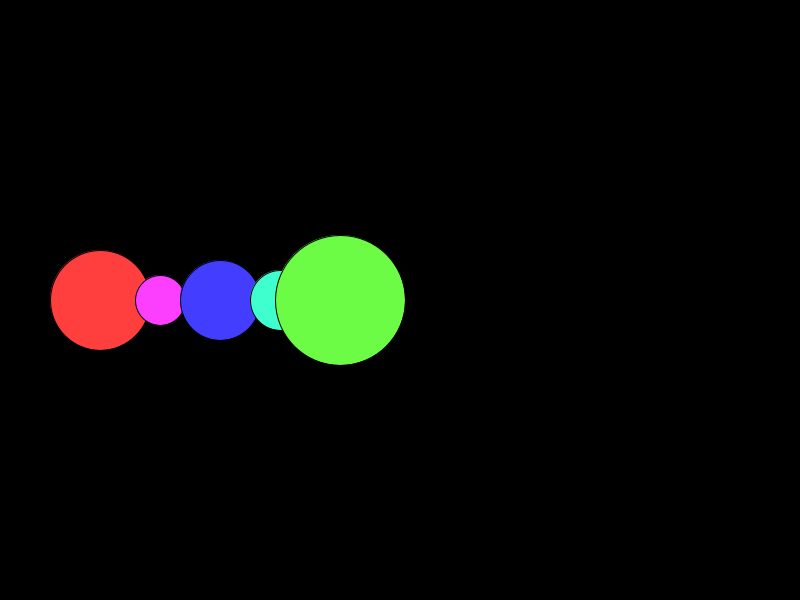
Frame 1 (no input)
Frame 60 (the mouse pressed at the canvas centre just before this capture): identical to frame 1, image omitted
Frame 120 (the mouse held since frame 60 and released just before this capture): identical to frame 1, image omitted

The Processing sketch that drew this single still picture (run headless with seeded random() and noise(); from frame 60 on, the mouse is pressed at the canvas centre):

// Processing sketch: tablicaKolorow
// ── tablicaKolorow.pde
float[] rozmiary = { 10, 5, 8, 6, 13 };
color[] kolory = { #FF3E3E, #FB3EFF, #433EFF, #3EFFCD, #6CFC45 };

void setup(){
  
  size(800,600);
  
}


void draw(){
  
  background(0);
  
  for( int i = 0; i < rozmiary.length; i++ ){
    float r = rozmiary[i] * 10;
    fill(kolory[i]);
    ellipse( 100 + i * 60, height/2, r, r );
  }
  
}
